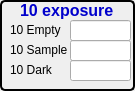
  <widget class="QGroupBox" name="groupBox_9">
   <property name="geometry">
    <rect>
     <x>280</x>
     <y>310</y>
     <width>135</width>
     <height>91</height>
    </rect>
   </property>
   <property name="styleSheet">
    <string notr="true">QGroupBox { 
     border: 2px solid black; 
     border-radius: 5px; 
 } </string>
   </property>
   <property name="title">
    <string/>
   </property>
   <widget class="QLabel" name="label_63">
    <property name="geometry">
     <rect>
      <x>20</x>
      <y>-10</y>
      <width>131</width>
      <height>41</height>
     </rect>
    </property>
    <property name="font">
     <font>
      <pointsize>12</pointsize>
      <weight>75</weight>
      <bold>true</bold>
     </font>
    </property>
    <property name="text">
     <string>&lt;html&gt;&lt;head/&gt;&lt;body&gt;&lt;p&gt;&lt;span style=&quot; color:#0000cc;&quot;&gt;10 exposure&lt;/span&gt;&lt;/p&gt;&lt;/body&gt;&lt;/html&gt;</string>
    </property>
   </widget>
   <widget class="QLabel" name="label_85">
    <property name="geometry">
     <rect>
      <x>10</x>
      <y>20</y>
      <width>61</width>
      <height>21</height>
     </rect>
    </property>
    <property name="font">
     <font>
      <pointsize>9</pointsize>
     </font>
    </property>
    <property name="text">
     <string>&lt;html&gt;&lt;head/&gt;&lt;body&gt;&lt;p&gt;10 Empty&lt;/p&gt;&lt;/body&gt;&lt;/html&gt;</string>
    </property>
   </widget>
   <widget class="QLabel" name="label_84">
    <property name="geometry">
     <rect>
      <x>10</x>
      <y>40</y>
      <width>61</width>
      <height>21</height>
     </rect>
    </property>
    <property name="font">
     <font>
      <pointsize>9</pointsize>
     </font>
    </property>
    <property name="text">
     <string>&lt;html&gt;&lt;head/&gt;&lt;body&gt;&lt;p&gt;10 Sample&lt;/p&gt;&lt;/body&gt;&lt;/html&gt;</string>
    </property>
   </widget>
   <widget class="QLabel" name="label_86">
    <property name="geometry">
     <rect>
      <x>10</x>
      <y>60</y>
      <width>51</width>
      <height>21</height>
     </rect>
    </property>
    <property name="font">
     <font>
      <pointsize>9</pointsize>
     </font>
    </property>
    <property name="text">
     <string>&lt;html&gt;&lt;head/&gt;&lt;body&gt;&lt;p&gt;10 Dark&lt;/p&gt;&lt;/body&gt;&lt;/html&gt;</string>
    </property>
   </widget>
   <widget class="caTextEntry" name="catextentry_103">
    <property name="geometry">
     <rect>
      <x>70</x>
      <y>20</y>
      <width>61</width>
      <height>21</height>
     </rect>
    </property>
    <property name="channel" stdset="0">
     <string notr="true">12idcSAXS:I0_Empty.VAL</string>
    </property>
    <property name="background">
     <color>
      <red>115</red>
      <green>215</green>
      <blue>253</blue>
     </color>
    </property>
    <property name="colorMode">
     <enum>caLineEdit::Static</enum>
    </property>
   </widget>
   <widget class="caTextEntry" name="catextentry_102">
    <property name="geometry">
     <rect>
      <x>70</x>
      <y>40</y>
      <width>61</width>
      <height>21</height>
     </rect>
    </property>
    <property name="channel" stdset="0">
     <string notr="true">12idcSAXS:I0_Spl.VAL</string>
    </property>
    <property name="background">
     <color>
      <red>115</red>
      <green>215</green>
      <blue>253</blue>
     </color>
    </property>
    <property name="colorMode">
     <enum>caLineEdit::Static</enum>
    </property>
   </widget>
   <widget class="caTextEntry" name="catextentry_104">
    <property name="geometry">
     <rect>
      <x>70</x>
      <y>60</y>
      <width>61</width>
      <height>21</height>
     </rect>
    </property>
    <property name="channel" stdset="0">
     <string notr="true">12idcSAXS:I0_Dark.VAL</string>
    </property>
    <property name="background">
     <color>
      <red>115</red>
      <green>215</green>
      <blue>253</blue>
     </color>
    </property>
    <property name="colorMode">
     <enum>caLineEdit::Static</enum>
    </property>
   </widget>
  </widget>
